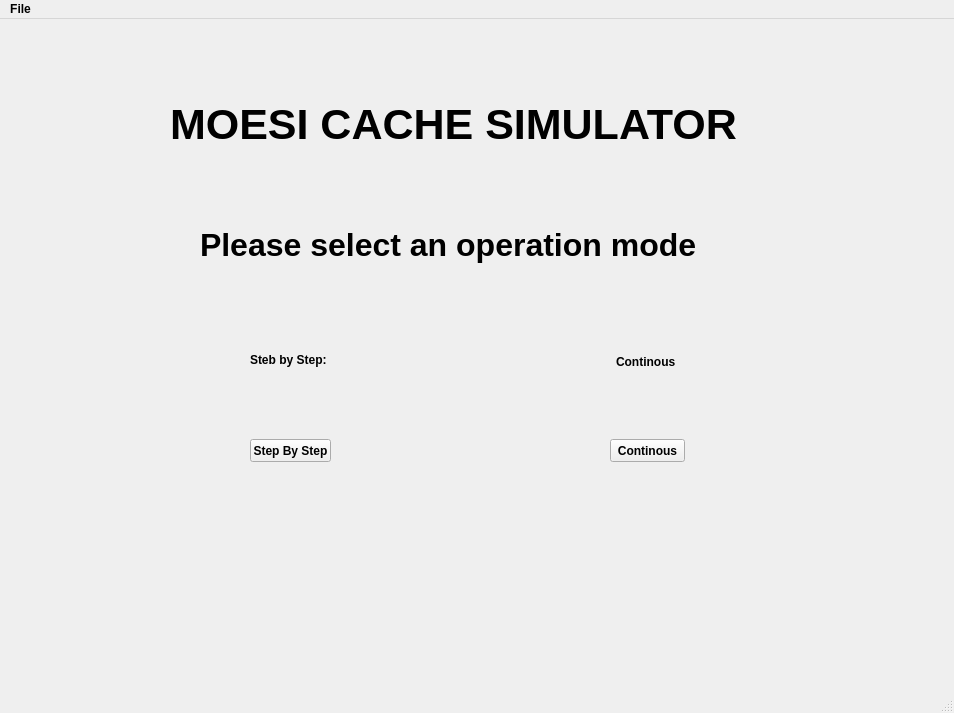
<?xml version="1.0" encoding="UTF-8"?>
<ui version="4.0">
 <class>MainWindow</class>
 <widget class="QMainWindow" name="MainWindow">
  <property name="geometry">
   <rect>
    <x>0</x>
    <y>0</y>
    <width>954</width>
    <height>713</height>
   </rect>
  </property>
  <property name="font">
   <font>
    <weight>75</weight>
    <bold>true</bold>
   </font>
  </property>
  <property name="windowTitle">
   <string>MainWindow</string>
  </property>
  <widget class="QWidget" name="centralwidget">
   <widget class="QPushButton" name="pushButton_2">
    <property name="geometry">
     <rect>
      <x>610</x>
      <y>420</y>
      <width>75</width>
      <height>23</height>
     </rect>
    </property>
    <property name="text">
     <string>Continous</string>
    </property>
   </widget>
   <widget class="QLabel" name="label">
    <property name="geometry">
     <rect>
      <x>170</x>
      <y>60</y>
      <width>591</width>
      <height>91</height>
     </rect>
    </property>
    <property name="font">
     <font>
      <pointsize>32</pointsize>
     </font>
    </property>
    <property name="text">
     <string>MOESI CACHE SIMULATOR</string>
    </property>
   </widget>
   <widget class="QPushButton" name="pushButton">
    <property name="geometry">
     <rect>
      <x>250</x>
      <y>420</y>
      <width>81</width>
      <height>23</height>
     </rect>
    </property>
    <property name="text">
     <string>Step By Step</string>
    </property>
   </widget>
   <widget class="QLabel" name="label_2">
    <property name="geometry">
     <rect>
      <x>200</x>
      <y>200</y>
      <width>531</width>
      <height>51</height>
     </rect>
    </property>
    <property name="font">
     <font>
      <pointsize>24</pointsize>
     </font>
    </property>
    <property name="text">
     <string>Please select an operation mode</string>
    </property>
   </widget>
   <widget class="QLabel" name="label_3">
    <property name="geometry">
     <rect>
      <x>250</x>
      <y>330</y>
      <width>91</width>
      <height>21</height>
     </rect>
    </property>
    <property name="text">
     <string>Steb by Step:</string>
    </property>
   </widget>
   <widget class="QLabel" name="label_4">
    <property name="geometry">
     <rect>
      <x>616</x>
      <y>333</y>
      <width>61</width>
      <height>20</height>
     </rect>
    </property>
    <property name="text">
     <string>Continous</string>
    </property>
   </widget>
  </widget>
  <widget class="QMenuBar" name="menubar">
   <property name="geometry">
    <rect>
     <x>0</x>
     <y>0</y>
     <width>954</width>
     <height>21</height>
    </rect>
   </property>
   <widget class="QMenu" name="menuFile">
    <property name="title">
     <string>File</string>
    </property>
   </widget>
   <addaction name="menuFile"/>
  </widget>
  <widget class="QStatusBar" name="statusbar"/>
 </widget>
 <resources/>
 <connections/>
</ui>
